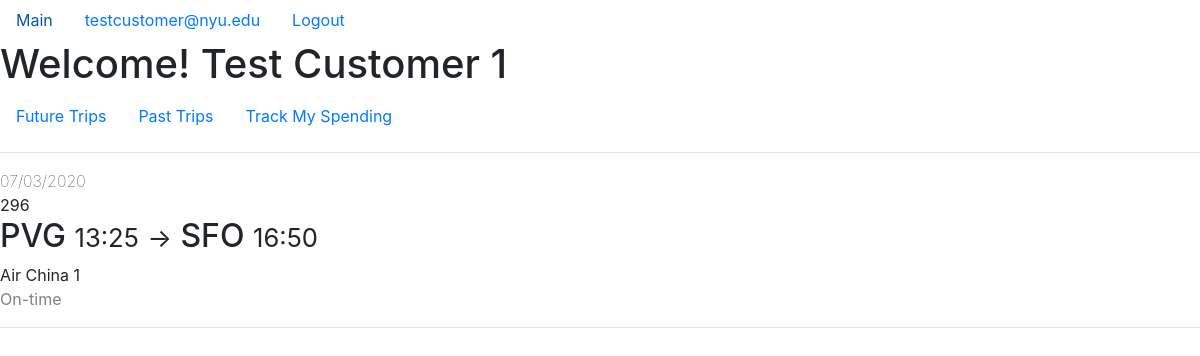
/customerFutureFlights (signed in), run on an earlier commit of the app's database.
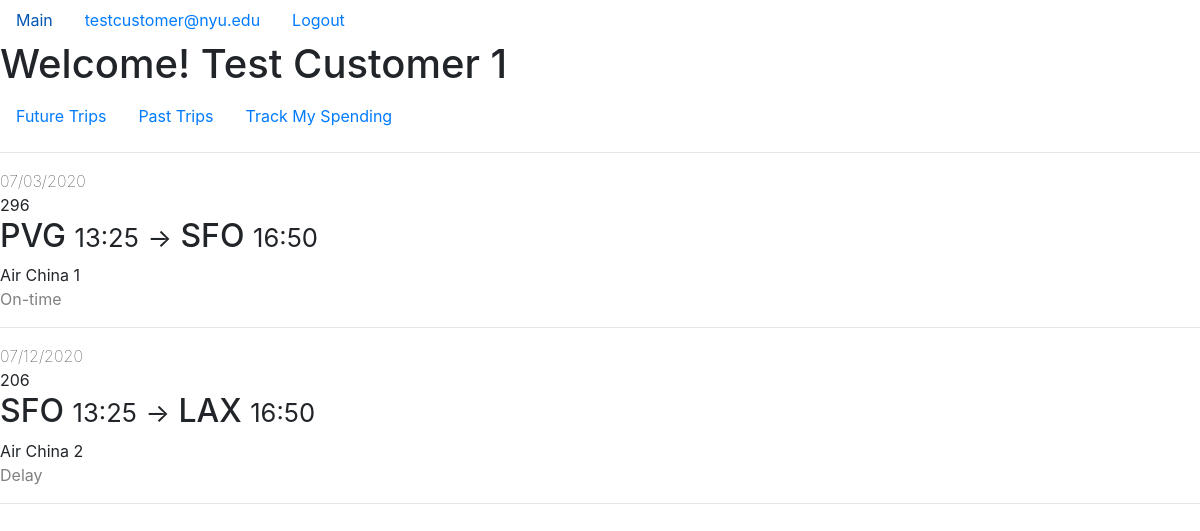
And on a later commit of the database.
### app/models.py (models this page shows, shortened)
class Flight(db.Model):
    flight_num = db.Column(db.String(5), primary_key=True)
    depart_datetime = db.Column(db.DateTime, primary_key=True)
    airline_name = db.Column(db.String(20),
                             db.ForeignKey("airplane.airline_name"),
                             primary_key=True)
    depart_airport = db.Column(db.String(20),
                               db.ForeignKey("airport.name"),
                               nullable=False)
    arrival_datetime = db.Column(db.DateTime, nullable=False)
    arrival_airport = db.Column(db.String(20),
                                db.ForeignKey("airport.name"),
                                nullable=False)
    base_price = db.Column(db.Integer, nullable=False)
    airplane_id = db.Column(db.String(5),
                            db.ForeignKey("airplane.id"),
                            nullable=False)
    status = db.Column(db.String(10), nullable=False)
    tickets = db.relationship("Ticket",
                              backref="flight",
                              lazy=True,
                              primaryjoin='''and_(Flight.flight_num==Ticket.flight_num,
                                            Flight.depart_datetime==Ticket.depart_datetime,
                                            Flight.airline_name==Ticket.airline_name)''')

### app/routes.py (the view)
@app.route("/customerFutureFlights", methods=["GET"])
@login_required
def customer_future_flights():
    if (current_user.get_user_type() == "Staff"):
        return redirect(url_for("staff_future_flights"))
    all_tickets = Ticket.query.filter(
        Ticket.customer_email==current_user.email,
        Ticket.depart_datetime > datetime.datetime.now()
    ).order_by(Ticket.depart_datetime).all()
    flights = [ticket.flight for ticket in all_tickets]
    return render_template("customer_future_flights.html", flights=flights)

### app/models.py (called while the page is built)
@login_manager.user_loader
def load_user(user_id):
    result = Staff.query.get(user_id)
    if (result is None):
        return Customer.query.get(user_id)
    else:
        return result

    def get_id(self):
        return self.email

    def get_user_type(self):
        return "Customer"

### app/templates/customer_future_flights.html (shortened to what this page needs)
{% extends "customer_layout.html" %}
{% block home_content %}
    <hr>
    {% for flight in flights %}
        <div>
            <span style="font-weight:lighter">{{ flight.depart_datetime.strftime("%m/%d/%Y") }}</span><br>
            <span>{{ flight.flight_num }}</span><br>
            <h2>
                {{ flight.depart_airport }}
                <small>{{ flight.depart_datetime.strftime("%H:%M") }}</small>
                <small>-></small>
                {{ flight.arrival_airport }}
                <small>{{ flight.arrival_datetime.strftime("%H:%M") }}</small>
            </h2>
            <span>{{ flight.airline_name }} {{ flight.airplane_id }}</span><br>
            <span style="color:gray">{{ flight.status }}</span><br>
        </div>
        <hr>
    {% endfor %}
{% endblock %}

What changed in the data, as far as the page shows it:
now on this page (row edited): Flight: depart_datetime "07/12/2020", flight_num "206", depart_airport "SFO", depart_datetime "13:25", arrival_airport "LAX", arrival_datetime "16:50", airline_name "Air China", airplane_id "2", status "Delay"
